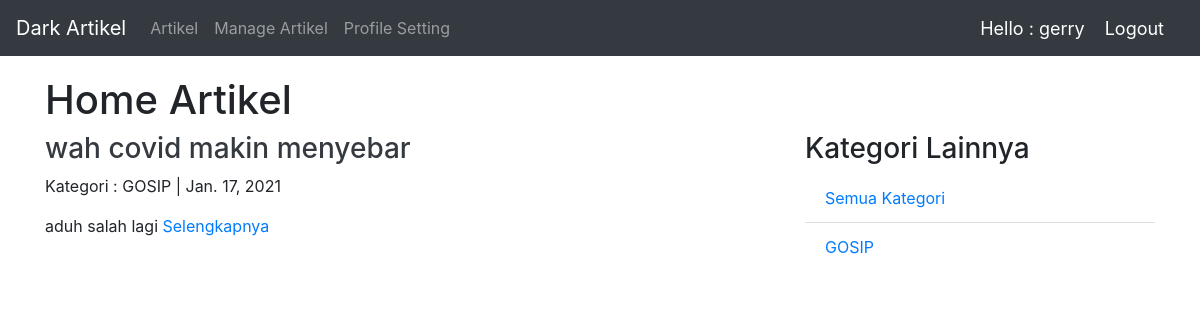
/penulis/ (signed in), run on the app's committed database.
### artikel/models.py (models this page shows, shortened)
class Artikel(models.Model):
    judul = models.CharField(max_length=200,null=True)
    isi = models.TextField(null=True)
    KATEGORI_TYPE = (
        ('JURNAL','Jurnal'),
        ('GOSIP','Gosip'),
        ('TRAVELING','Traveling'),
    )
    kategori = models.CharField(null=True, blank=True, choices=KATEGORI_TYPE,max_length=200)
    penulis = models.ForeignKey(Penulis,null=True,on_delete=models.SET_NULL)
    slug = models.SlugField(blank=True, editable=False)
    published = models.DateTimeField(auto_now_add=True, null=True)
    updated = models.DateTimeField(auto_now=True, null=True)

### penulis/decorators.py (the view)
        def wrapper_func(request, *args, **kwargs):
            group = None
            if request.user.groups.exists():
                group = request.user.groups.all()[0].name
            if group in allowed_roles:
                return view_func(request, *args, **kwargs)
            else:
                return HttpResponse('<script>alert("You are not authorized in this page");</script>')

### penulis/views.py (called while the page is built)
@login_required(login_url='penulis:login')
@allowed_user(allowed_roles=['penulis'])
def home(request):
    artikel = request.user.penulis.artikel_set.all().order_by('-published')
    kategorilist = request.user.penulis.artikel_set.values_list('kategori',flat=True).distinct()
    context = {
        'page_title':'Home Artikel',
        'artikel':artikel,
        'kategorilist':kategorilist,
    }
    return render(request,'penulis/penulis_artikel_home.html',context)

### penulis/templates/penulis/penulis_artikel_home.html (shortened to what this page needs)
{% extends 'basepenulis.html' %}
{% block content %}
    <h1>{{page_title}}</h1>
    <div class="row">
        <div class="col-md-8">
            {% for dataartikel in artikel %}
                <h3><a class="text-dark" href="#">{{dataartikel.judul}}</a></h3>
                <p>Kategori : {{dataartikel.kategori}} | {{dataartikel.published|date}}</p>
                <p>{{dataartikel.isi|truncatewords:20}} <a href="{% url 'penulis:detail_artikel' dataartikel.slug %}">Selengkapnya</a></p>
            {% endfor %}
        </div>
        <div class="col-sm">
            <h3>Kategori Lainnya</h3>
            <ul class="list-group list-group-flush">
                <li class="list-group-item">
                    <a href="#">Semua Kategori</a>
                </li>
                {% for datakategori in kategorilist %}
                    <li class="list-group-item">
                        <a href="#">{{datakategori}}</a>
                    </li>
                {% endfor %}
            </ul>
        </div>
    </div>
{% endblock content %}

### templates/navbarpenulis.html (shortened to what this page needs)
<nav class="navbar navbar-expand-lg navbar-dark bg-dark">
    <a class="navbar-brand" href="#">Dark Artikel</a>
    <div class="collapse navbar-collapse" id="navbarNav">
      <ul class="navbar-nav">
          <li class="nav-item">
            <a class="nav-link" href="{% url 'penulis:home' %}">Artikel</a>
          </li>
        <li class="nav-item">
          <a class="nav-link" href="{% url 'penulis:manage' %}">Manage Artikel</a>
        </li>
        <li class="nav-item">
          <a class="nav-link" href="{% url 'penulis:profile_setting' %}">Profile Setting</a>
        </li>
      </ul>
    </div>
    <span class="hello-msg">Hello : {{request.user}}</span>
    <span><a href="{% url 'penulis:logout' %}" class="hello-msg">Logout</a></span>
  </nav>

### templates/navbarpenulis.html (style rules this page uses)
.hello-msg { font-size: 18px; color: #fff; margin-right: 20px; }

### data on the page
Artikel: judul "wah covid makin menyebar", kategori "GOSIP", published "Jan. 17, 2021", isi "aduh salah lagi"

### other printed values
{{ request.user }} "gerry"
{{ page_title }} "Home Artikel"
{{ datakategori }} "GOSIP"
